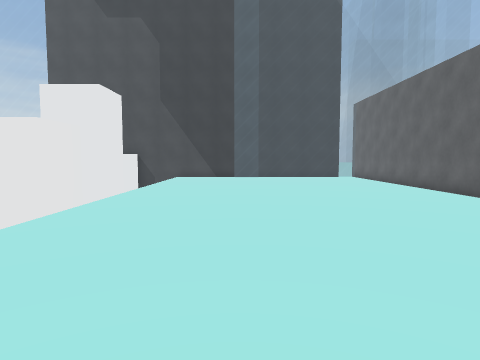
view 1 (above)

16 first-person views from a walk through a Unity game level. The camera is 1.3 m above the floor, tilts 4° down and sees 75° across. The floor is counted in squares, 1 m on a side. Each view is taken from the middle of a square. On the plan, view 1 faces up. The plan holds only what a view shows up to about 14 squares ahead; the rest is blank. The place goes on beyond the plan. The player character is not drawn. Surface patterns are stand-ins for the level's own textures.

view 2
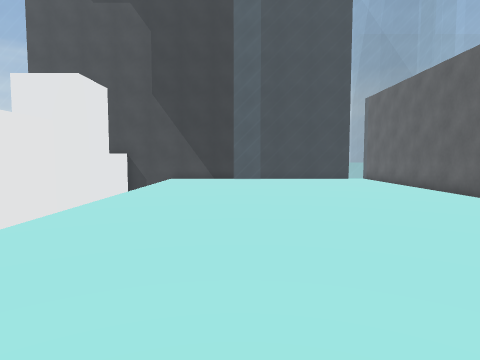

view 3
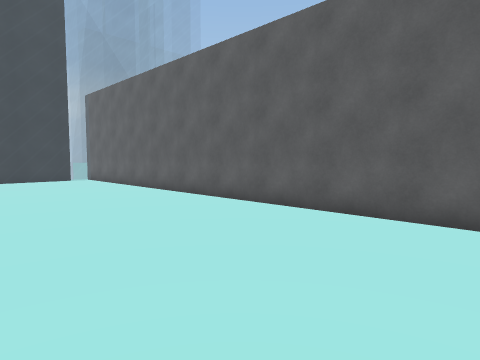

view 4
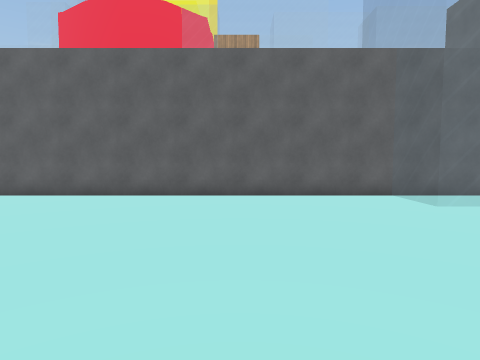

view 5
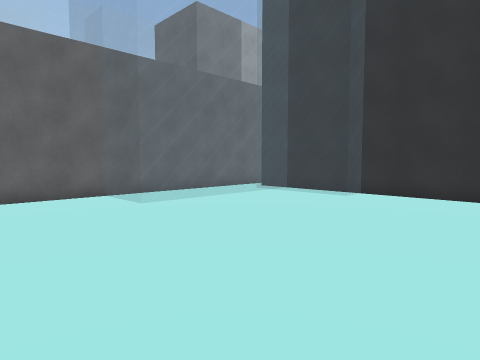

view 6
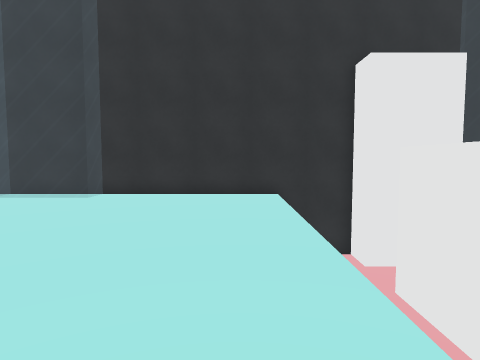

view 7
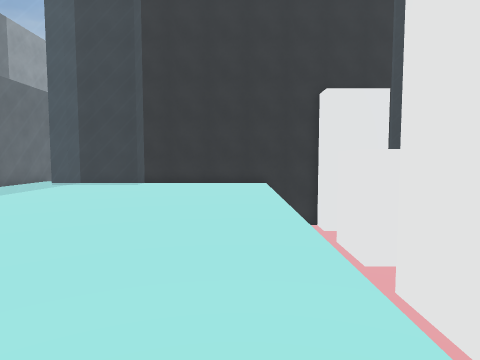

view 8
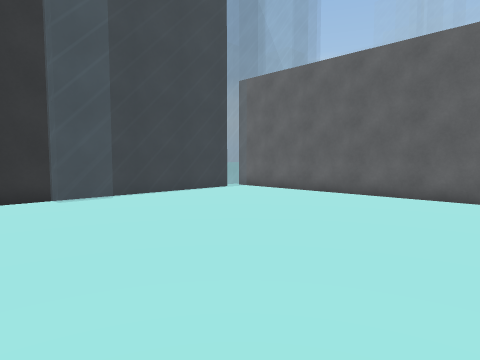

view 9
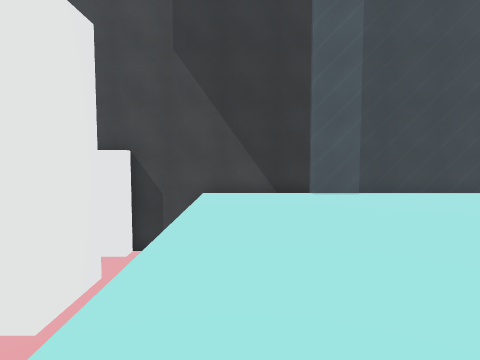

view 10
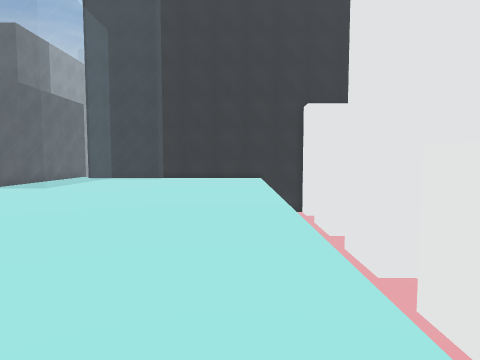

view 11
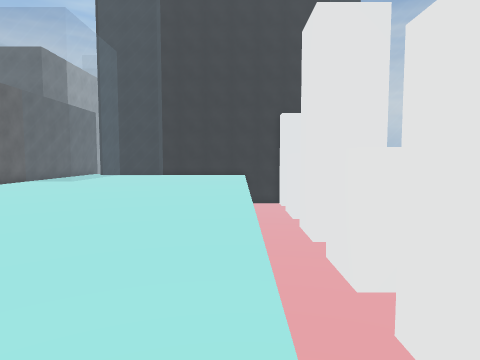

view 12
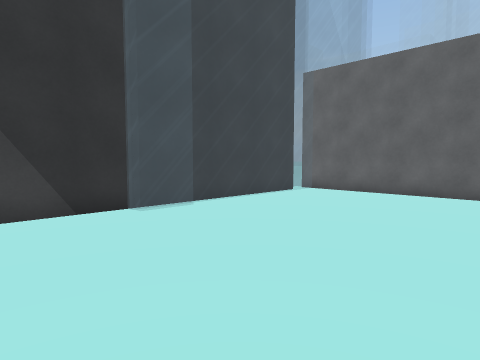

view 13
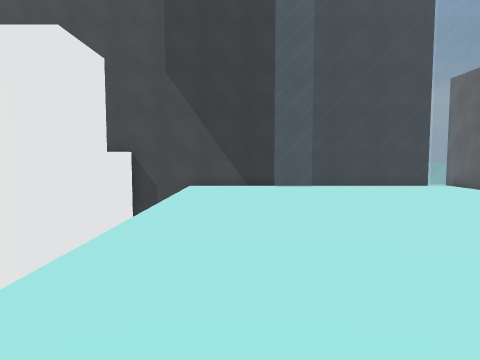

view 14
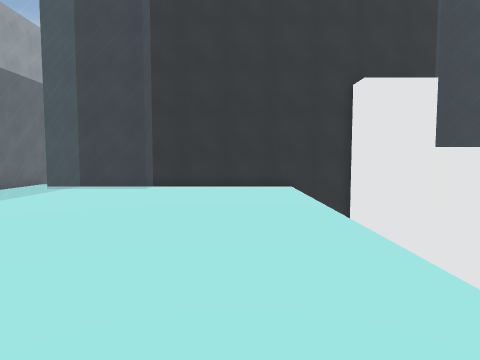

view 15
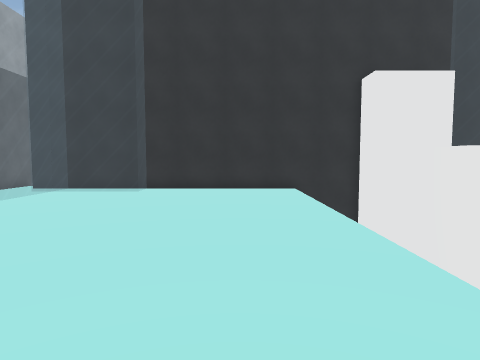

view 16
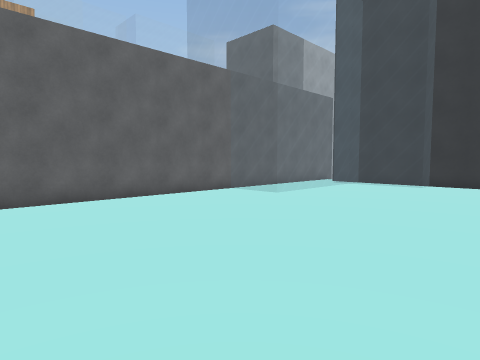

### Floor plan
Key: @ floor where view 1 was taken; # wall or solid block; . floor; = window, fence, low wall or low ledge; ^ raised ledge; v drop or lower ground.
Columns run from 7 left of view 1 to 8 right of it. Each row starts with its distance up from view 1.
 22 #######=========
 21 ^  ....==......#
 20 v  ............#
 19 v  ............#
 18 #  ............#
 17 #  ............#
 16 v  ............#
 15 v  ............#
 14 v  ............#
 13 #  ............#
 12 #  ............#
 11 v  ............#
 10    ............#
  9    ............#
  8 #  ............#
  7 #vv............#
  6 vvv............#
  5 vvv............#
  4 ^vv............#
  3 ^vv............#
  2 ^vv............#
  1 ^vv............#
  0 vvv....@.......#
 -1 vvv............#
 -2 #vv............#
 -3 #  ............#
 -4 v  ............#
 -5 v  ............#
 -6 ^  ..........==#
 -7 ^  ..........==#
 -8 ^  ..........==#
 -9 ^  ..........==#
-10 v  ..........==#
-11 v  ......======#
-12 #vv......======#
-13   ########     #

Positions as (right, up) in squares from view 1, and headings:
1: (0, 0), facing up
2: (0, 2), facing up
3: (1, 2), facing up-right
4: (-3, 0), facing right
5: (-3, -1), facing down-right
6: (-3, -1), facing down
7: (-3, 4), facing down
8: (-3, 11), facing up-right
9: (-3, 10), facing up
10: (-3, 8), facing down
11: (-4, 12), facing down
12: (-4, 14), facing up-right
13: (-2, 7), facing up
14: (-2, 2), facing down
15: (-2, 1), facing down
16: (-2, 4), facing down-right
